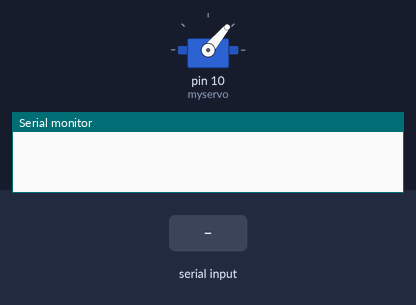
Bench run of a sketch on a simulated Arduino Uno, built with avr-gcc and run on an emulated ATmega328P. Shown: servo, the last lines printed to the serial monitor. The inputs (shaded band) are chosen by the test bench.

Above: at 1.2 s.
1.3 s: "90,45\n" received over Serial
At 4.1 s:
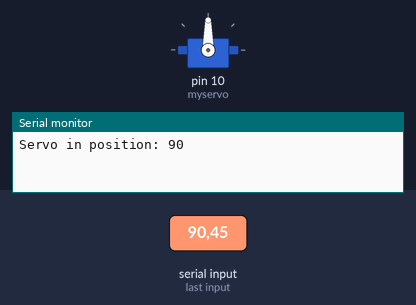
4.3 s: "30,150\n" received over Serial
At 4.91 s:
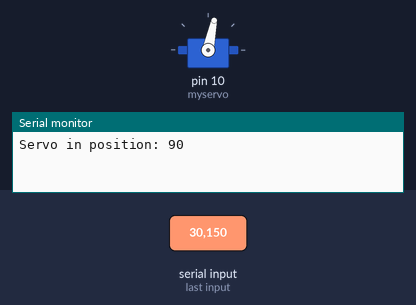
7.3 s: "5\n" received over Serial
10.3 s: "90\n" received over Serial
At 10.46 s:
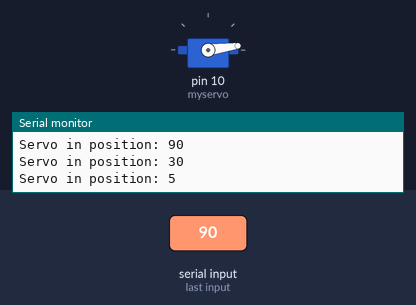
13.3 s: "200\n" received over Serial
Timing chart, 0 to 20.3 s (numbered marks = the images above; inputs shaded):
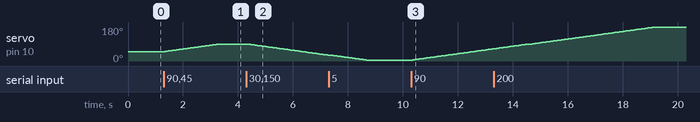

Measured:
- after the input at 1.3 s, servo on pin 10 (myservo): moves from 50° to 90° over 2.0 s, starting after 0.06 s
- after the input at 4.3 s, servo on pin 10 (myservo): moves from 90° to 31° over 2.9 s, starting after 0.06 s
- after the input at 10.3 s, servo on pin 10 (myservo): moves from 5° to 64° over 2.9 s, starting after 0.05 s

The sketch:

servo_control.ino
```cpp
#include <Servo.h>
Servo myservo;
String inByte;
int pos;
String pos2;
int i;


void setup() {

  myservo.attach(10);
  Serial.begin(9600);
  myservo.write(50);
  i = 50;
}

void loop()
{
  if (Serial.available() > 0) {
    inByte = Serial.readStringUntil('\n'); // read data until newline
    pos = inByte.toInt();   // change datatype from string to integer

    while (i != pos) {
    if (i<=pos){
      myservo.write(i);
      delay(50);
      i = i+1;
    }
    else {
      myservo.write(i);
      delay(50);
      i = i-1;
    }
    }

    myservo.write(pos);
    i = pos;

    delay(100);

//    Serial.println(inByte);
    Serial.print("Servo in position: ");
    Serial.println(myservo.read());
  }

}
```
